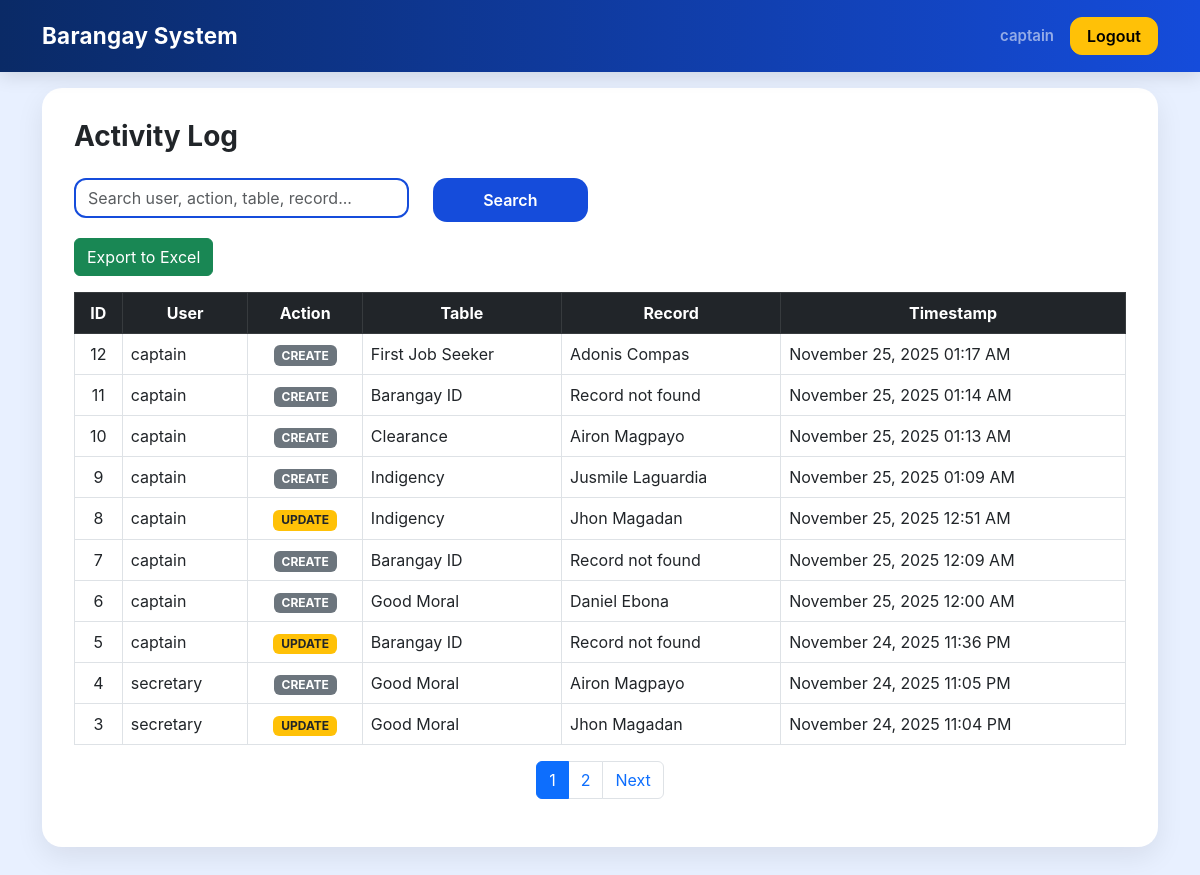
Before: /activity_log (signed in) with the older database file.
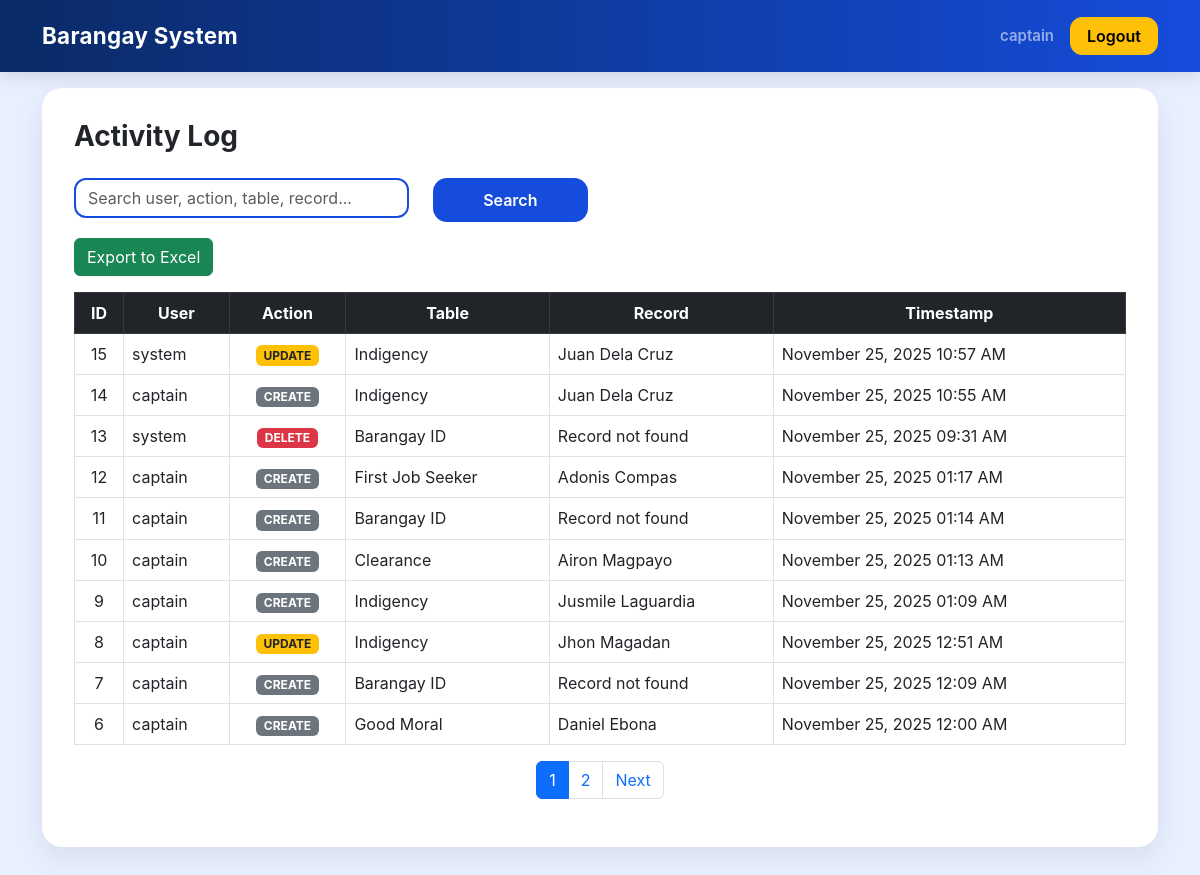
After: the same page with the newer database file.
### models.py (models this page shows)
class ActivityLog(db.Model):
    id = db.Column(db.Integer, primary_key=True)
    user = db.Column(db.String(200), nullable=False)
    action = db.Column(db.String(100), nullable=False)
    table_name = db.Column(db.String(100), nullable=False)
    record_id = db.Column(db.Integer)
    timestamp = db.Column(db.DateTime, default=datetime.utcnow, nullable=False)

### app.py (the view, shortened to what this page needs)
    @app.route("/activity_log")
    def activity_log_view():
        if session.get("role") not in ("admin", "staff"):
            return redirect(url_for("auth.login"))
        from sqlalchemy import or_
        q = request.args.get("q", "").strip()
        base_query = ActivityLog.query
        page = int(request.args.get("page", 1))
        per_page = 10
        total_logs = base_query.count()
        logs = base_query.order_by(ActivityLog.timestamp.desc()) \
            .offset((page - 1) * per_page) \
            .limit(per_page) \
            .all()
        gmt8 = timezone(timedelta(hours=8))
        table_map = {
            "barangay_id": BarangayID,
            "clearance": Clearance,
            "indigency": Indigency,
            "good_moral": GoodMoral,
            "first_job_seeker": FirstJobSeeker
        }
        for log in logs:
            if log.timestamp:
                if log.timestamp.tzinfo is None:
                    log.timestamp = log.timestamp.replace(tzinfo=timezone.utc)
                log.timestamp = log.timestamp.astimezone(gmt8)
            Model = table_map.get(log.table_name)
            if Model and log.record_id:
                record = db.session.get(Model, log.record_id)
                log.record_name = getattr(record, "name", "Record not found") if record else "Record not found"
            else:
                log.record_name = "Record not found"
        class PageObj:
            def __init__(self, page, per_page, total):
                self.page = page
                self.per_page = per_page
                self.total = total
            @property
            def has_previous(self):
                return self.page > 1
            @property
            def has_next(self):
                return self.page * self.per_page < self.total
            @property
            def next_page_number(self):
                return self.page + 1
            @property
            def num_pages(self):
                from math import ceil
                return ceil(self.total / self.per_page)
        page_obj = PageObj(page, per_page, total_logs)
        return render_template(
            "activity_log.html",
            logs=logs,
            page_obj=page_obj
        )

### templates/activity_log.html (shortened to what this page needs)
{% extends 'base.html' %}
{% block content %}
<h3 class="fw-bold mb-4">Activity Log</h3>
<form method="get" class="row mb-3">
    <div class="col-md-4">
        <input type="text" name="q" class="form-control" placeholder="Search user, action, table, record..." value="{{ request.args.get('q', '') }}">
    </div>
    <div class="col-md-2">
        <button class="btn btn-primary w-100">Search</button>
    </div>
</form>
<a href="/export-logs-excel" class="btn btn-success mb-3">Export to Excel</a>
<div class="table-responsive">
<table class="table table-bordered table-hover align-middle">
    <thead class="table-dark text-center">
        <tr>
            <th>ID</th>
            <th>User</th>
            <th>Action</th>
            <th>Table</th>
            <th>Record</th>
            <th>Timestamp</th>
        </tr>
    </thead>
    {% set pretty = {
        "barangay_id": "Barangay ID",
        "clearance": "Clearance",
        "indigency": "Indigency",
        "good_moral": "Good Moral",
        "first_job_seeker": "First Job Seeker"
    } %}
    <tbody>
    {% for log in logs %}
        <tr>
            <td class="text-center">{{ log.id }}</td>
            <td>{{ log.user }}</td>
            <td class="text-center">
                {% if log.action == "ADD" %}
                    <span class="badge bg-success">ADD</span>
                {% elif log.action == "UPDATE" %}
                    <span class="badge bg-warning text-dark">UPDATE</span>
                {% elif log.action == "DELETE" %}
                    <span class="badge bg-danger">DELETE</span>
                {% else %}
                    <span class="badge bg-secondary">{{ log.action }}</span>
                {% endif %}
            </td>
            <td>{{ pretty.get(log.table_name, log.table_name.replace('_', ' ').title()) }}</td>
            <td>{{ log.record_name }}</td>
            <td>{{ log.timestamp.strftime("%B %d, %Y %I:%M %p") }}</td>
        </tr>
    {% endfor %}
    </tbody>
</table>
</div>
<nav>
    <ul class="pagination justify-content-center">
        {% for num in range(1, page_obj.num_pages + 1) %}
            <li class="page-item {% if num == page_obj.page %}active{% endif %}">
                <a class="page-link" href="?page={{ num }}&q={{ request.args.get('q', '') }}">
                    {{ num }}
                </a>
            </li>
        {% endfor %}
        {% if page_obj.has_next %}
            <li class="page-item">
                <a class="page-link" href="?page={{ page_obj.next_page_number }}&q={{ request.args.get('q', '') }}">
                    Next
                </a>
            </li>
        {% endif %}
    </ul>
</nav>
{% endblock %}

Changed rows visible on the page:
no longer on this page (row unchanged): ActivityLog: id "5", user "captain", action "UPDATE", get "Barangay ID", record_name "Record not found", timestamp "November 24, 2025 11:36 PM"
no longer on this page (row unchanged): ActivityLog: id "4", user "secretary", action "CREATE", get "Good Moral", record_name "Airon Magpayo", timestamp "November 24, 2025 11:05 PM"
no longer on this page (row unchanged): ActivityLog: id "3", user "secretary", action "UPDATE", get "Good Moral", record_name "Jhon Magadan", timestamp "November 24, 2025 11:04 PM"
added ActivityLog: id "15", user "system", action "UPDATE", get "Indigency", record_name "Juan Dela Cruz", timestamp "November 25, 2025 10:57 AM"
added ActivityLog: id "14", user "captain", action "CREATE", get "Indigency", record_name "Juan Dela Cruz", timestamp "November 25, 2025 10:55 AM"
added ActivityLog: id "13", user "system", action "DELETE", get "Barangay ID", record_name "Record not found", timestamp "November 25, 2025 09:31 AM"
